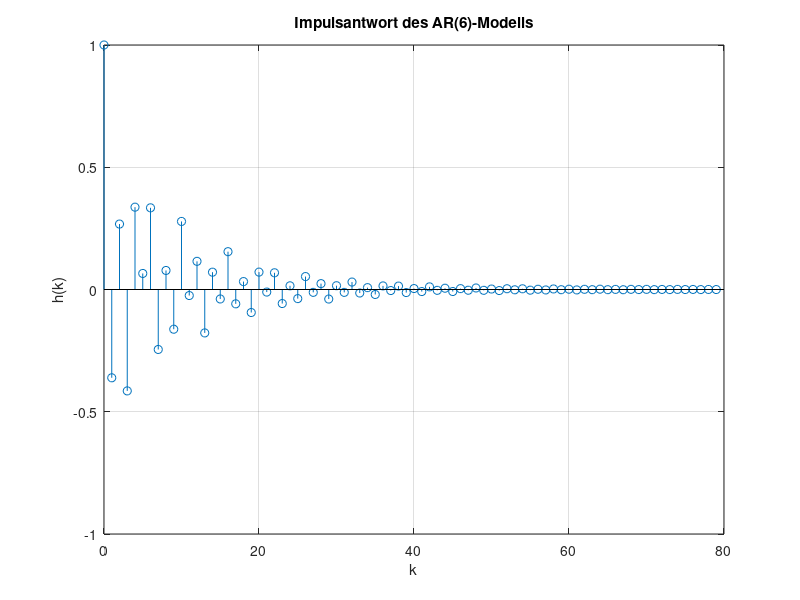

Reproduce this figure in MATLAB. (Note: this script raises an error after producing the figure.)
% ##############################################################################
% ##  Loesung:  Burg-Algorithmus                                              ##
% ##  ----------------------------------------------------------------------  ##
% ##  Benoetigte(s) m-File(s):  lburg_algo.m                                  ##
% ##############################################################################

MA = [1]; 
AR = [1.0000 0.3611 -0.1373 0.2685 -0.0533 -0.3353 -0.307];
NFFT=2^10;

% #####  Teilaufgabe a:  AR-System, Einschwingverhalten #####
% exakte AKF (eingeschw. Zustand)
[h_arma,t] = impz(MA,AR,80);

% # grafische Ausgabe # %
figure;
stem(t,h_arma); 
grid; 
xlabel('k'); 
ylabel('h(k)');
title(sprintf('Impulsantwort des AR(%d)-Modells',length(AR)-1));

figure; 
[h1,h2,h3]=zplane(MA,AR); set(h1,'Visible','off');
title(sprintf('Pole des AR(%d)-Modells',length(AR)-1)); 
grid;
xlabel('Realteil'); 
ylabel('Imaginaerteil');

input('....Zum Fortfahren: RETURN druecken');

% #####  Teilaufgabe b:  AR-System, LDS #####
% Analyse der Filterordnung AR(n)
Omega_norm = 0:1/NFFT:1-1/NFFT;
Sxx_arma = abs(fft(MA,NFFT)./fft(AR,NFFT)).^2;
n = [2 length(AR)-1 32];
N = 2^13;
N_vor = 80;
Noise = randn(1,N+N_vor);
x_all = filter(MA,AR,Noise);
x = x_all(N_vor+1:length(x_all));

for k = 1:3
    ar = lburg_algo(x,N,n(k),MA,AR);
    Sxx_ar = abs(ones(1,NFFT)./fft(ar,NFFT)).^2;
    Sxx_ar = Sxx_ar/sum(Sxx_ar).*sum(Sxx_arma);
    % # grafische Ausgabe # %
    figure;
    h1 = plot(Omega_norm, 10*log10(Sxx_arma/max(Sxx_arma)),'r--');  
    hold on;
    h2 = plot(Omega_norm, 10*log10(Sxx_ar/max(Sxx_ar)),'b-');
    ylabel('S_{xx}(e^{j*\Omega}) in dB');
    title(sprintf('LDS von Burg-AR(%d), N=%d', n(k),N)); 
    xlabel('\Omega/2\pi'); 
    grid;
    legend([h1(1),h2(1)],'exaktes LDS','geschaetztes LDS',3);
    
    figure; 
    zplane(AR,ar); 
    title(sprintf('Pole von Burg-AR(%d)',n(k)));
    xlabel('Realteil'); 
    ylabel('Imaginaerteil'); 
    grid;
end;

input('....Zum Fortfahren: RETURN druecken');

% #####  Teilaufgabe c:  MA-System #####
% Analyse der Filterordnung AR(n)
MA = [1 -4 6 -4 1]; 
AR = 1;

% Einschwingverhalten
[h_arma,t] = impz(MA,AR);

% # grafische Ausgabe # %
figure; 
stem(t,h_arma); 
grid; 
xlabel('k'); 
ylabel('h(k)');
title(sprintf('Impulsantwort des MA(%d)-Modells',length(MA)-1));

figure; 
zplane(MA,AR);
title(sprintf('Pole des MA(%d)-Modells',length(MA)-1));
xlabel('Realteil'); 
ylabel('Imaginaerteil'); 
grid;

input('....Zum Fortfahren: RETURN druecken');

% Analyse der Filterordnung AR(n), LDS
Omega_norm  = 0:1/NFFT:1-1/NFFT;
Sxx_arma = abs(fft(MA,NFFT)./fft(AR,NFFT)).^2;

n = [2 6 32];
N = 2^13;
N_vor = 5;
noise = randn(1,N+N_vor);
x_all = filter(MA,AR,noise);
x = x_all(N_vor+1:length(x_all));

for k = 1:3
    ar = lburg_algo(x,N,n(k),MA,AR);
    Sxx_ar = abs(ones(1,NFFT)./fft(ar,NFFT)).^2;
    Sxx_ar = Sxx_ar/sum(Sxx_ar).*sum(Sxx_arma);
    
    % # grafische Ausgabe # %
    figure;
    Sxx_ar(find(Sxx_ar==0)) = 1e-10;
    Sxx_arma(find(Sxx_arma==0)) = 1e-10;
    h1 = plot(Omega_norm, 10*log10(Sxx_arma/max(Sxx_arma)),'r--');  
    hold on;
    h2 = plot(Omega_norm, 10*log10(Sxx_ar/max(Sxx_ar)),'b-');
    xlabel('\Omega/2\pi'); 
    ylabel('S_{xx}(e^{j*\Omega}) in dB');
    title(sprintf('LDS von Burg-AR(%d), N=%d', n(k),N)); 
    grid;
    legend([h1(1),h2(1)],'exaktes LDS','geschaetztes LDS',3);
    axis([0 1 -70 0]);
    
    figure; 
    zplane(AR,ar); 
    title(sprintf('Pole von Burg-AR(%d)',n(k)));
    xlabel('Realteil'); 
    ylabel('Imaginaerteil'); 
    grid;
end;
% #####  EOF  #####